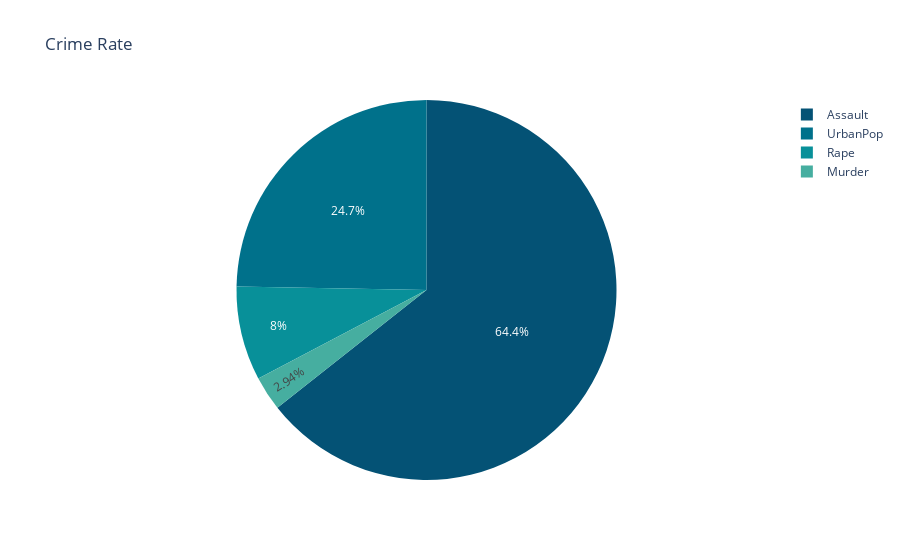

The notebook cell saved with this chart:
### Code cell
fig = px.pie(df1, values='Total', names='Crime', title="Crime Rate", color_discrete_sequence=px.colors.sequential.Bluyl_r)
fig.show()

### Figure 1 — Plotly figure (JSON) as saved in the notebook; plotly's stock layout.template omitted (floating-point values rounded to 4 significant figures)
{"data": [{"domain": {"x": [0, 1], "y": [0, 1]}, "hovertemplate": "Crime=%{label}<br>Total=%{value}<extra></extra>", "labels": ["Murder", "Assault", "UrbanPop", "Rape"], "legendgroup": "", "name": "", "showlegend": true, "type": "pie", "values": [389.4, 8538, 3277, 1062.0]}], "layout": {"legend": {"tracegroupgap": 0}, "piecolorway": ["rgb(4, 82, 117)", "rgb(0, 113, 139)", "rgb(8, 144, 153)", "rgb(70, 174, 160)", "rgb(124, 203, 162)", "rgb(183, 230, 165)", "rgb(247, 254, 174)"], "title": {"text": "Crime Rate"}}}
